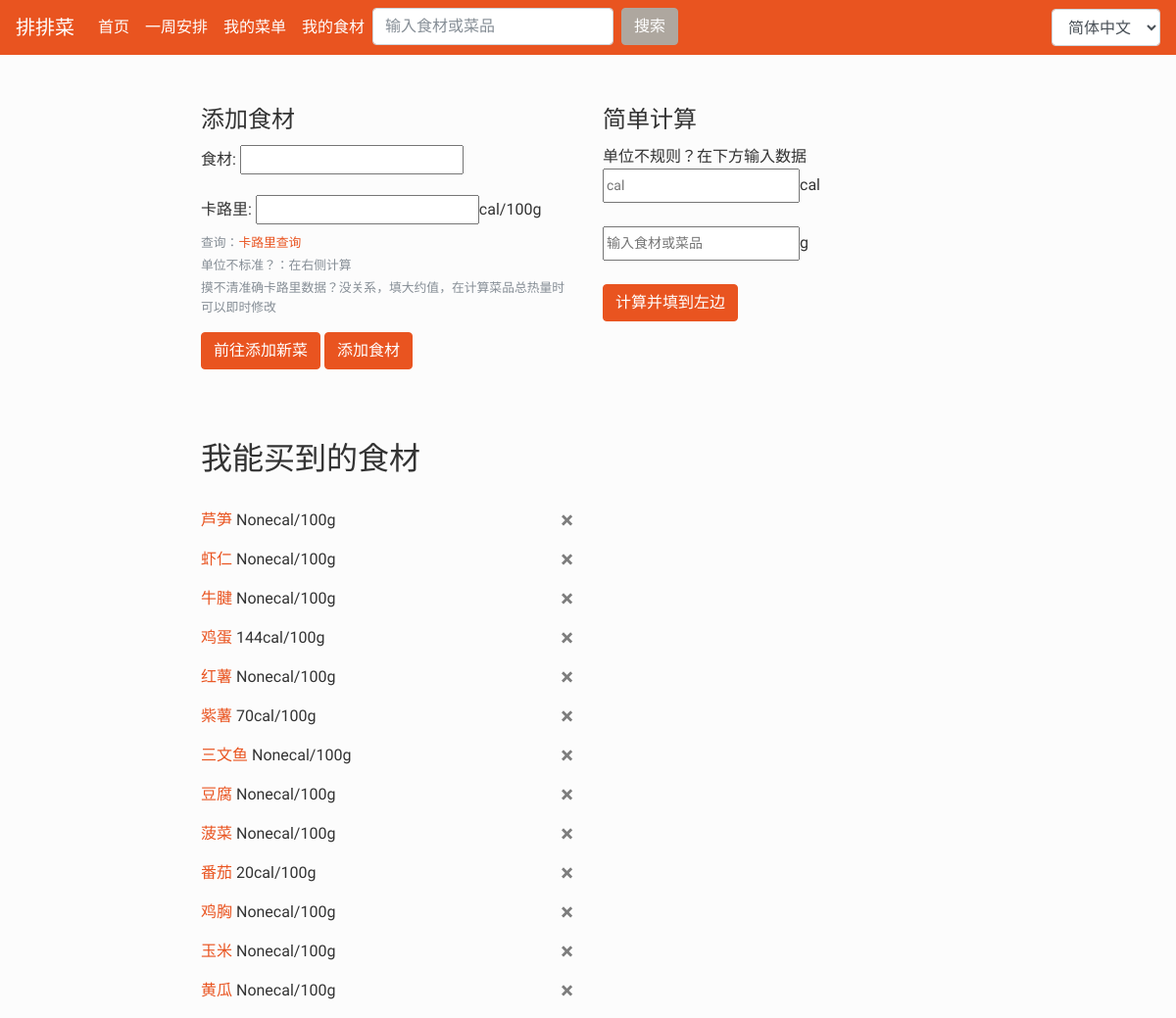
The app's page /ingredient/ (signed in), older data.
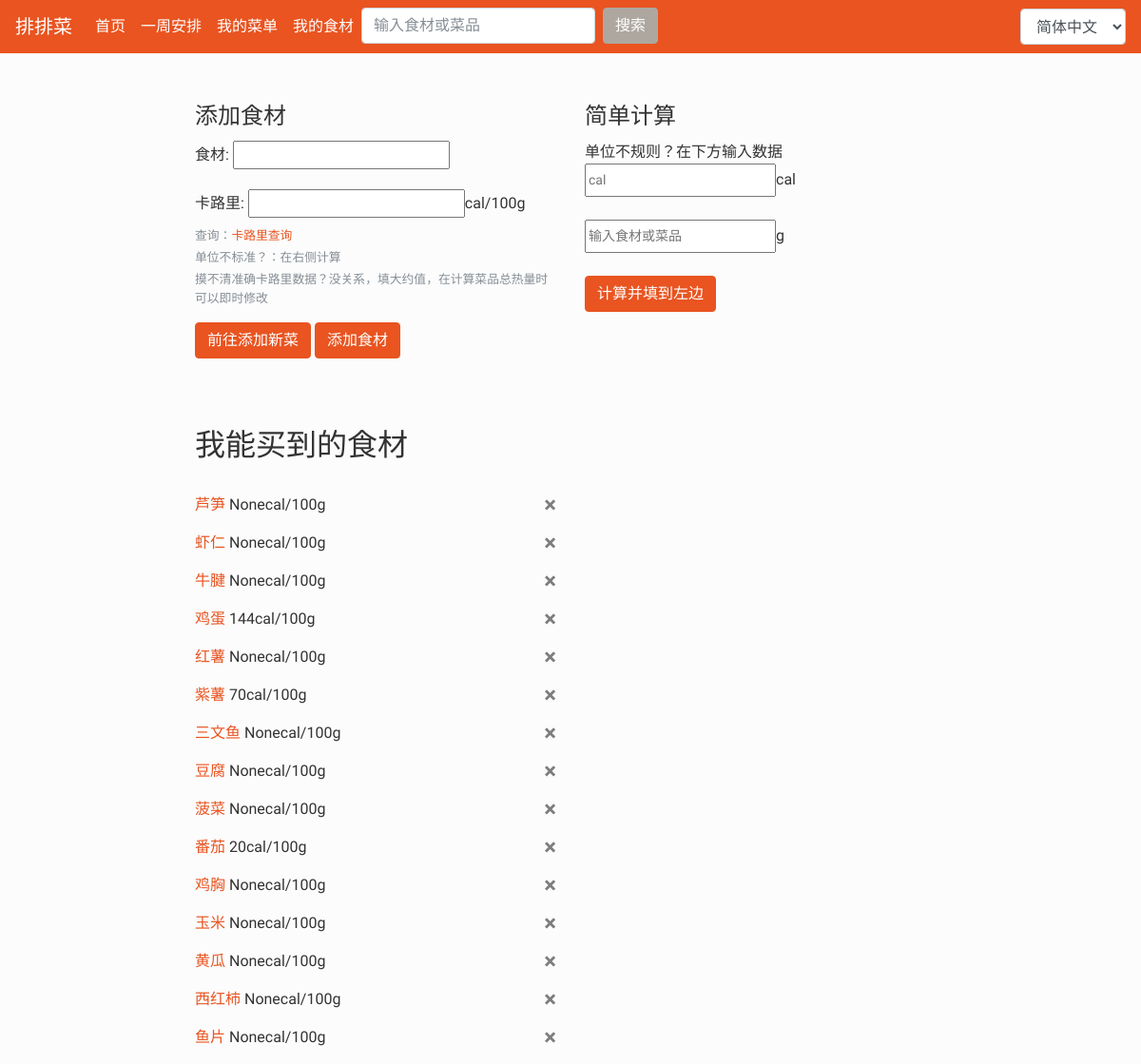
The same page, newer data.
### AutoGener/models.py (models this page shows, shortened)
class CanGet(models.Model):
    userid = models.IntegerField()
    name = models.CharField(max_length=10)
    cal = models.PositiveIntegerField(blank=True, null=True)

### AutoGener/views.py (the view, shortened to what this page needs)
# urls.py: path('ingredient/', views.get_ingredient, name='ingredient')
@login_required
def get_ingredient(request):
    form = IngredientForm(auto_id="ingre_%s")
    ingredientlist = CanGet.objects.filter(userid=request.user.id)
    duplicate = ''
    context = {'ingredientlist': ingredientlist, 'form': form, 'duplicate': duplicate}
    return render(request, 'AutoGener/ingredientform.html', context)

### AutoGener/forms.py
class IngredientForm(forms.ModelForm):
    name = forms.CharField(max_length=10)
    cal = forms.NumberInput()
    class Meta:
        model = CanGet
        fields = ['name', 'cal']
        labels = {
            'name': '食材'
        }

### templates/AutoGener/ingredientform.html (shortened to what this page needs)
{% extends 'base.html' %}
{% load i18n %}
{% block main %}
<div class = "dishBlock">
  <form action="/ingredient/" method="post">
    <fieldset>
      <legend>{% trans "添加食材" %}</legend>
      <div class="form-group">
        <label for="exampleInputPassword1">{% trans "食材" %}:</label>
        {{ form.name }}
      </div>
      <div class="form-group">
        <label for="exampleInputPassword1">{% trans "卡路里" %}:</label>
        {{ form.cal }}cal/100g
        <small id="fileHelp" class="form-text text-muted">
          {% trans "查询" %}：<a href="http://www.boohee.com/food/" target="_blank">{% trans "卡路里查询" %}</a>
        </small>
        <small id="fileHelp" class="form-text text-muted">{% trans "单位不标准？：在右侧计算" %}</small>
        <small id="fileHelp" class="form-text text-muted">
          {% trans "摸不清准确卡路里数据？没关系，填大约值，在计算菜品总热量时可以即时修改" %}
        </small>
      </div>
      <a class="btn btn-primary" target="_blank" href="{% url 'AutoGener:dish' %}" >{% trans "前往添加新菜" %}</a>
      <button type="submit" class="btn btn-primary">{% trans "添加食材" %}</button>
    </fieldset>
  </form>
</div>
<br>
<br>
<br>
<div>
  <div>
  <h2>{% trans "我能买到的食材" %}</h2>
  <br>
  {% for ingre in ingredientlist %}
        <p> <a href="{% url 'AutoGener:dish_detail' ingre.name %}">{{ ingre.name }}</a> {{ ingre.cal }}cal/100g
          <a class="close" href="{% url 'AutoGener:ingre_delete' ingre.name %}" >&times;</a>
        </p>
  {% empty %}
    <div><p>{% trans "还没有食材哦" %}！</p></div>
  {% endfor %}
    </div>
</div>
{% endblock %}
{% block side %}
  <div>
  <legend>{% trans "简单计算" %}</legend>
    <p>{% trans "单位不规则？在下方输入数据" %}
    <br>
    <input id="calo" class="col-form-label col-form-label-sm" placeholder="cal" />cal
    <br>
    <br>
    <input id="weight" class="col-form-label col-form-label-sm" placeholder="{% trans '输入食材或菜品' %}" />g
    <br>
    <br>
    <button class="btn btn-primary" id="calculate" >{% trans "计算并填到左边" %}</button>
  </div>
{% endblock %}

Row changes from the older to the newer data that the page shows:
added CanGet: name "西红柿", cal "None"
added CanGet: name "鱼片", cal "None"
